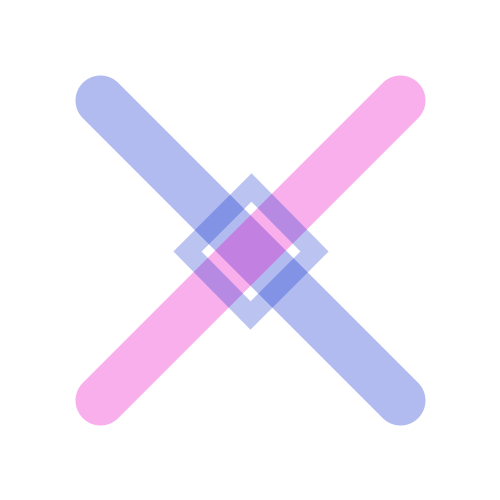
Frame 1 (no input)
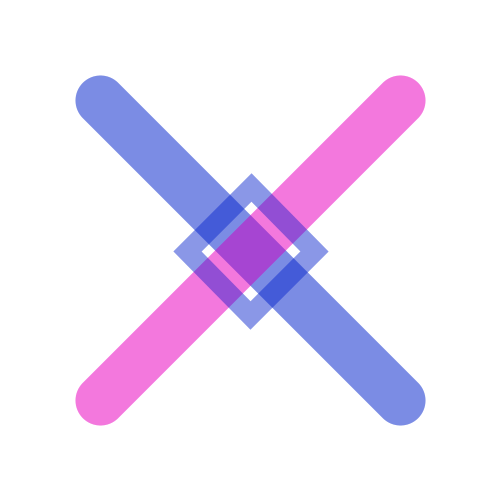
Frame 2 (the mouse pressed at the canvas centre, redrawn once)

The Processing sketch that drew these frames (run headless with seeded random() and noise(); the mouse was pressed at the canvas centre and the sketch redrawn once):

// Processing sketch: processing_83696
// ── processing_83696.pde

void setup()
{
size(500,500);
background(255);

}

void draw()
{
strokeWeight(50);
stroke(#0625CB, 80);
line(100,100,400,400);
stroke(#EA00C0, 80);
line(400,100,100,400);
noFill();
stroke(#0625CB, 70);
rotate(PI/4);
translate(105,-250);
strokeWeight(20);
rect(205,205 , 90,90);

noLoop();
}
